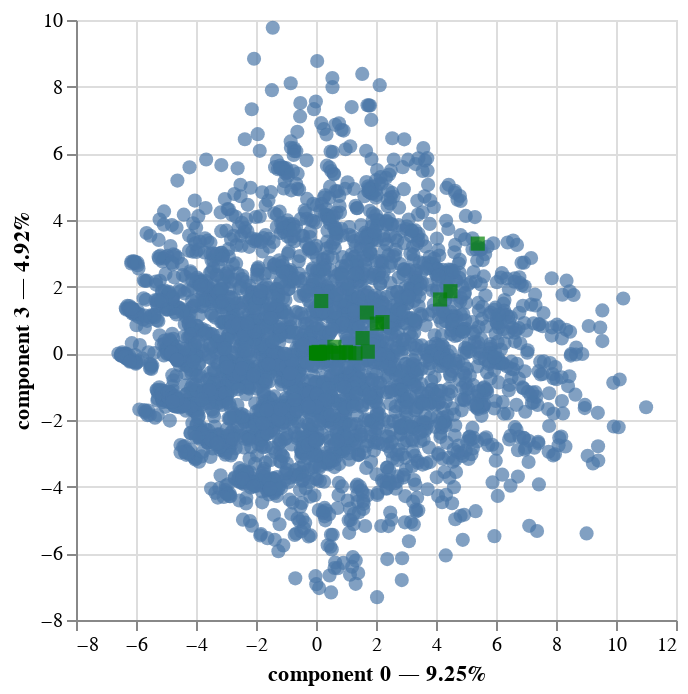

The notebook cell saved with this chart:
### Code cell
famd.plot(
    df_inter_pred,
    x_component=0,
    y_component=3
)

### Figure 1 — Vega-Lite specification as saved in the notebook (floating-point values rounded to 4 significant figures; data arrays with more than 128 entries replaced by an {"elided": "..."} marker saying what was removed)
{"config": {"view": {"continuousWidth": 300, "continuousHeight": 300}}, "layer": [{"data": {"name": "data-c1858d29d766f484a70f75b4bac29d45"}, "mark": {"type": "circle", "size": 50}, "encoding": {"tooltip": [{"field": "index", "type": "quantitative"}, {"field": "component 0", "type": "quantitative"}, {"field": "component 3", "type": "quantitative"}], "x": {"axis": {"title": "component 0 — 9.25%"}, "field": "component 0", "scale": {"zero": false}, "type": "quantitative"}, "y": {"axis": {"title": "component 3 — 4.92%"}, "field": "component 3", "scale": {"zero": false}, "type": "quantitative"}}, "name": "view_4"}, {"data": {"name": "data-04f0c63cd3973df22f0262b9effdc2c4"}, "mark": {"type": "square", "color": "green", "size": 50}, "encoding": {"tooltip": [{"field": "variable", "type": "nominal"}], "x": {"field": "component 0", "scale": {"zero": false}, "type": "quantitative"}, "y": {"field": "component 3", "scale": {"zero": false}, "type": "quantitative"}}}], "params": [{"name": "param_4", "select": {"type": "interval", "encodings": ["x", "y"]}, "bind": "scales", "views": ["view_4"]}], "$schema": "https://vega.github.io/schema/vega-lite/v5.16.3.json", "datasets": {"data-c1858d29d766f484a70f75b4bac29d45": {"elided": "3325 records"}, "data-04f0c63cd3973df22f0262b9effdc2c4": [{"variable": "female", "component 0": 0.01559, "component 1": 0.002328, "component 2": 0.0008869, "component 3": 0.01797, "component 4": 0.7598, "component 5": 0.04585, "component 6": 0.008827, "component 7": 0.1106, "component 8": 0.009247, "component 9": 0.002135, "component 10": 0.003966, "component 11": 0.2799, "component 12": 0.007276, "component 13": 0.05016, "component 14": 0.002816, "component 15": 0.002847, "component 16": 0.008235, "component 17": 0.01111, "component 18": 0.2479, "component 19": 0.008758, "component 20": 0.006503, "component 21": 0.09051, "component 22": 0.001749, "component 23": 0.1314, "component 24": 0.1207, "component 25": 0.0203, "component 26": 0.0006899, "component 27": 0.00342, "component 28": 0.01236, "component 29": 0.5643, "label": "female"}, {"variable": "education (in years)", "component 0": 0.9998, "component 1": 0.02143, "component 2": 0.02924, "component 3": 0.04289, "component 4": 0.09323, "component 5": 0.01452, "component 6": 0.01559, "component 7": 0.0003364, "component 8": 0.0002492, "component 9": 0.06307, "component 10": 0.01468, "component 11": 0.03165, "component 12": 0.1936, "component 13": 0.02183, "component 14": 0.02571, "component 15": 0.02743, "component 16": 0.0114, "component 17": 0.02761, "component 18": 0.07604, "component 19": 0.04789, "component 20": 0.1336, "component 21": 0.3659, "component 22": 0.0967, "component 23": 0.5197, "component 24": 0.08688, "component 25": 0.1067, "component 26": 0.04544, "component 27": 0.2281, "component 28": 0.1899, "component 29": 0.2272, "label": "education (in years)"}, {"variable": "household wealth (ihs)", "component 0": 0.7384, "component 1": 0.008884, "component 2": 0.06055, "component 3": 0.019, "component 4": 0.2277, "component 5": 0.006918, "component 6": 0.1356, "component 7": 0.00216, "component 8": 0.01785, "component 9": 0.07962, "component 10": 0.01504, "component 11": 0.02253, "component 12": 0.1489, "component 13": 0.0598, "component 14": 0.0555, "component 15": 0.001042, "component 16": 0.0001781, "component 17": 0.0002505, "component 18": 0.05692, "component 19": 0.02243, "component 20": 0.2667, "component 21": 0.4125, "component 22": 0.1171, "component 23": 0.02442, "component 24": 0.0002084, "component 25": 0.1727, "component 26": 0.02188, "component 27": 0.0004915, "component 28": 0.02477, "component 29": 0.1892, "label": "household wealth (ihs)"}, {"variable": "bmi", "component 0": 0.613, "component 1": 0.0458, "component 2": 0.04332, "component 3": 0.1952, "component 4": 5.66e-05, "component 5": 0.2203, "component 6": 0.0003098, "component 7": 0.01473, "component 8": 0.01885, "component 9": 0.0945, "component 10": 0.0829, "component 11": 0.01064, "component 12": 0.02355, "component 13": 0.04068, "component 14": 0.005628, "component 15": 0.006695, "component 16": 0.01154, "component 17": 0.01412, "component 18": 0.001159, "component 19": 0.007082, "component 20": 0.006129, "component 21": 0.02468, "component 22": 0.02097, "component 23": 0.01409, "component 24": 0.006186, "component 25": 0.1359, "component 26": 0.1421, "component 27": 0.1227, "component 28": 0.003708, "component 29": 0.8122, "label": "bmi"}, {"variable": "tract disadvantage", "component 0": 0.3215, "component 1": 0.008733, "component 2": 0.03061, "component 3": 0.01838, "component 4": 0.1116, "component 5": 0.009858, "component 6": 0.04649, "component 7": 0.004865, "component 8": 0.03606, "component 9": 0.06408, "component 10": 0.01518, "component 11": 0.07847, "component 12": 0.165, "component 13": 0.1121, "component 14": 0.02926, "component 15": 0.0009921, "component 16": 1.768e-05, "component 17": 0.004715, "component 18": 0.1675, "component 19": 0.07515, "component 20": 0.4234, "component 21": 0.9307, "component 22": 0.1211, "component 23": 0.006406, "component 24": 0.1306, "component 25": 0.02349, "component 26": 0.008519, "component 27": 0.001186, "component 28": 0.03033, "component 29": 0.06451, "label": "tract disadvantage"}, {"variable": "marital status", "component 0": 0.02153, "component 1": 5.05e-07, "component 2": 0.01013, "component 3": 0.006012, "component 4": 0.109, "component 5": 0.002668, "component 6": 0.3566, "component 7": 0.002399, "component 8": 0.0347, "component 9": 0.008136, "component 10": 0.001265, "component 11": 0.00693, "component 12": 0.01512, "component 13": 0.02255, "component 14": 0.03742, "component 15": 0.004044, "component 16": 0.007389, "component 17": 0.02065, "component 18": 0.03695, "component 19": 0.001994, "component 20": 0.06186, "component 21": 0.06565, "component 22": 0.002098, "component 23": 1.167, "component 24": 0.6407, "component 25": 0.08226, "component 26": 0.2222, "component 27": 0.01268, "component 28": 0.09861, "component 29": 0.07896, "label": "marital status"}, {"variable": "depressive symptoms", "component 0": 1.315, "component 1": 0.001323, "component 2": 0.06573, "component 3": 0.000338, "component 4": 0.2306, "component 5": 0.01185, "component 6": 0.6043, "component 7": 0.003757, "component 8": 0.001547, "component 9": 2.414e-05, "component 10": 0.08375, "component 11": 0.08682, "component 12": 0.002013, "component 13": 0.00302, "component 14": 0.003433, "component 15": 0.1427, "component 16": 0.01612, "component 17": 0.01061, "component 18": 0.02625, "component 19": 0.006473, "component 20": 0.05003, "component 21": 0.1877, "component 22": 0.02066, "component 23": 0.006839, "component 24": 0.1149, "component 25": 0.006906, "component 26": 5.635e-10, "component 27": 0.003992, "component 28": 0.004736, "component 29": 0.003457, "label": "depressive symptoms"}, {"variable": "adl limitations", "component 0": 1.111, "component 1": 0.006385, "component 2": 0.2025, "component 3": 0.01497, "component 4": 0.004757, "component 5": 0.02895, "component 6": 0.07814, "component 7": 0.04223, "component 8": 0.01288, "component 9": 0.0005967, "component 10": 0.03363, "component 11": 0.01394, "component 12": 0.01385, "component 13": 0.05285, "component 14": 0.001885, "component 15": 0.03271, "component 16": 0.01034, "component 17": 0.04365, "component 18": 0.1064, "component 19": 0.02533, "component 20": 0.0335, "component 21": 0.04177, "component 22": 0.0075, "component 23": 0.03331, "component 24": 0.06434, "component 25": 0.01883, "component 26": 0.03419, "component 27": 0.01852, "component 28": 0.01311, "component 29": 0.1756, "label": "adl limitations"}, {"variable": "living alone", "component 0": 0.07675, "component 1": 0.001062, "component 2": 0.01641, "component 3": 0.002974, "component 4": 0.011, "component 5": 0.008522, "component 6": 0.09141, "component 7": 0.004475, "component 8": 0.008078, "component 9": 0.005542, "component 10": 5.966e-05, "component 11": 0.02706, "component 12": 0.004226, "component 13": 0.0007633, "component 14": 0.0002116, "component 15": 0.00663, "component 16": 0.0008091, "component 17": 0.0637, "component 18": 0.002451, "component 19": 0.04473, "component 20": 0.002972, "component 21": 0.002959, "component 22": 0.01977, "component 23": 1.02, "component 24": 0.8296, "component 25": 0.2274, "component 26": 0.3373, "component 27": 0.05103, "component 28": 0.15, "component 29": 0.06545, "label": "living alone"}, {"variable": "race/ethnicity_0. NHW", "component 0": 0.3466, "component 1": 0.01168, "component 2": 0.1111, "component 3": 0.0488, "component 4": 0.1029, "component 5": 0.09251, "component 6": 0.004336, "component 7": 0.01351, "component 8": 0.09801, "component 9": 0.2707, "component 10": 0.04942, "component 11": 0.1197, "component 12": 0.3068, "component 13": 0.1531, "component 14": 0.1473, "component 15": 2.266e-06, "component 16": 0.01004, "component 17": 0.0002639, "component 18": 0.2833, "component 19": 0.101, "component 20": 0.9332, "component 21": 1.773, "component 22": 0.01721, "component 23": 0.009721, "component 24": 0.0004695, "component 25": 0.1501, "component 26": 6.448e-06, "component 27": 0.01137, "component 28": 0.269, "component 29": 0.04791, "label": "race/ethnicity_0. NHW"}, {"variable": "race/ethnicity_1. NHB", "component 0": 0.2289, "component 1": 0.04721, "component 2": 0.09035, "component 3": 0.003435, "component 4": 0.0213, "component 5": 0.06627, "component 6": 0.02559, "component 7": 0.00457, "component 8": 0.09754, "component 9": 0.08983, "component 10": 0.06475, "component 11": 0.1228, "component 12": 0.09311, "component 13": 0.07981, "component 14": 0.1069, "component 15": 1.89e-05, "component 16": 0.005705, "component 17": 0.006946, "component 18": 0.0939, "component 19": 0.006556, "component 20": 0.2844, "component 21": 0.5122, "component 22": 0.05643, "component 23": 1.351, "component 24": 0.07881, "component 25": 0.1528, "component 26": 0.1397, "component 27": 0.1551, "component 28": 0.04148, "component 29": 0.02598, "label": "race/ethnicity_1. NHB"}, {"variable": "race/ethnicity_2. Hispanic", "component 0": 0.08245, "component 1": 0.004075, "component 2": 0.01043, "component 3": 0.04452, "component 4": 0.04401, "component 5": 0.01224, "component 6": 0.005331, "component 7": 0.01203, "component 8": 0.009427, "component 9": 0.1196, "component 10": 0.001485, "component 11": 0.01127, "component 12": 0.1936, "component 13": 0.03377, "component 14": 0.03566, "component 15": 0.001572, "component 16": 0.02223, "component 17": 0.002868, "component 18": 0.1478, "component 19": 0.1619, "component 20": 0.405, "component 21": 0.98, "component 22": 0.0004589, "component 23": 1.245, "component 24": 0.1319, "component 25": 0.006787, "component 26": 0.002529, "component 27": 0.1127, "component 28": 0.2595, "component 29": 0.04466, "label": "race/ethnicity_2. Hispanic"}, {"variable": "race/ethnicity_3. Others", "component 0": 0.0002379, "component 1": 0.00207, "component 2": 0.004003, "component 3": 0.003831, "component 4": 0.02195, "component 5": 0.003532, "component 6": 0.0004011, "component 7": 0.00183, "component 8": 4.409e-05, "component 9": 0.009249, "component 10": 0.0002249, "component 11": 0.0002632, "component 12": 5.802e-05, "component 13": 0.00985, "component 14": 0.0006277, "component 15": 0.006741, "component 16": 0.0199, "component 17": 0.0008421, "component 18": 0.001552, "component 19": 0.009191, "component 20": 0.05694, "component 21": 0.02284, "component 22": 0.03674, "component 23": 0.001113, "component 24": 0.002598, "component 25": 0.003101, "component 26": 0.4926, "component 27": 0.01075, "component 28": 3.823, "component 29": 0.2724, "label": "race/ethnicity_3. Others"}, {"variable": "urbanicity_1. urban", "component 0": 0.1026, "component 1": 0.002414, "component 2": 0.01164, "component 3": 0.02219, "component 4": 0.003251, "component 5": 0.0069, "component 6": 0.0114, "component 7": 0.01738, "component 8": 0.01335, "component 9": 0.04752, "component 10": 0.01625, "component 11": 4.206e-05, "component 12": 0.03866, "component 13": 0.005067, "component 14": 0.1216, "component 15": 0.0001738, "component 16": 0.01943, "component 17": 0.01581, "component 18": 0.00935, "component 19": 0.01462, "component 20": 0.4603, "component 21": 0.2564, "component 22": 2.131, "component 23": 0.1646, "component 24": 0.3291, "component 25": 0.002411, "component 26": 1.369e-05, "component 27": 0.01968, "component 28": 0.2914, "component 29": 0.09805, "label": "urbanicity_1. urban"}, {"variable": "urbanicity_2. suurban (code 2)", "component 0": 0.06133, "component 1": 0.02213, "component 2": 1.316e-05, "component 3": 0.00278, "component 4": 3.985e-05, "component 5": 0.01458, "component 6": 0.001493, "component 7": 0.02201, "component 8": 1.981e-07, "component 9": 0.003187, "component 10": 0.002695, "component 11": 0.004039, "component 12": 0.1006, "component 13": 0.02599, "component 14": 0.01462, "component 15": 0.02119, "component 16": 0.001157, "component 17": 0.0002204, "component 18": 0.00903, "component 19": 0.00889, "component 20": 0.01904, "component 21": 0.01004, "component 22": 0.9655, "component 23": 0.2276, "component 24": 0.2177, "component 25": 1.059, "component 26": 0.4703, "component 27": 0.3633, "component 28": 0.1746, "component 29": 0.007272, "label": "urbanicity_2. suurban (code 2)"}, {"variable": "urbanicity_3. ex-urban", "component 0": 0.01653, "component 1": 0.04098, "component 2": 0.0165, "component 3": 0.0146, "component 4": 0.00358, "component 5": 0.0004821, "component 6": 0.02606, "component 7": 5.6e-05, "component 8": 0.01777, "component 9": 0.03885, "component 10": 0.03934, "component 11": 0.004856, "component 12": 0.006841, "component 13": 0.005676, "component 14": 0.08139, "component 15": 0.01617, "component 16": 0.03787, "component 17": 0.01717, "component 18": 0.04199, "component 19": 0.05392, "component 20": 0.423, "component 21": 0.4681, "component 22": 0.5306, "component 23": 8.512e-06, "component 24": 0.04309, "component 25": 0.9026, "component 26": 0.4559, "component 27": 0.5657, "component 28": 0.04671, "component 29": 0.07787, "label": "urbanicity_3. ex-urban"}, {"variable": "census division_Northeast", "component 0": 4.182e-06, "component 1": 0.004132, "component 2": 0.02799, "component 3": 0.02026, "component 4": 0.0003606, "component 5": 0.002793, "component 6": 0.001866, "component 7": 0.003687, "component 8": 0.001612, "component 9": 0.01143, "component 10": 0.01581, "component 11": 0.0001311, "component 12": 0.009063, "component 13": 0.00319, "component 14": 0.0004769, "component 15": 0.0007729, "component 16": 0.01355, "component 17": 0.02369, "component 18": 0.005335, "component 19": 0.004063, "component 20": 0.02284, "component 21": 0.0014, "component 22": 0.2081, "component 23": 0.1694, "component 24": 0.004994, "component 25": 0.1196, "component 26": 1.384, "component 27": 1.505, "component 28": 0.4111, "component 29": 0.01451, "label": "census division_Northeast"}, {"variable": "census division_Midwest", "component 0": 0.005208, "component 1": 0.000146, "component 2": 0.01828, "component 3": 0.0002197, "component 4": 2.34e-05, "component 5": 4.729e-05, "component 6": 0.0187, "component 7": 0.006874, "component 8": 0.002498, "component 9": 0.05031, "component 10": 0.005149, "component 11": 0.001195, "component 12": 0.03508, "component 13": 0.03101, "component 14": 0.0529, "component 15": 0.01565, "component 16": 0.02239, "component 17": 0.001126, "component 18": 0.02004, "component 19": 0.1077, "component 20": 0.1906, "component 21": 0.8296, "component 22": 0.0008724, "component 23": 0.02099, "component 24": 0.4745, "component 25": 0.8032, "component 26": 0.3055, "component 27": 0.5615, "component 28": 0.02382, "component 29": 0.2844, "label": "census division_Midwest"}, {"variable": "census division_South", "component 0": 0.1199, "component 1": 0.0002903, "component 2": 0.03427, "component 3": 0.009022, "component 4": 0.004689, "component 5": 0.0001714, "component 6": 0.004851, "component 7": 0.0003682, "component 8": 0.01439, "component 9": 0.006745, "component 10": 0.01235, "component 11": 0.004111, "component 12": 0.01374, "component 13": 0.02826, "component 14": 8.444e-05, "component 15": 0.002951, "component 16": 0.00994, "component 17": 0.03855, "component 18": 0.01831, "component 19": 0.03258, "component 20": 0.003803, "component 21": 0.3199, "component 22": 1.217, "component 23": 0.04121, "component 24": 1.327, "component 25": 0.1374, "component 26": 0.417, "component 27": 0.000878, "component 28": 0.1775, "component 29": 0.05059, "label": "census division_South"}, {"variable": "census division_West", "component 0": 0.1199, "component 1": 0.0004793, "component 2": 0.05016, "component 3": 7.179e-05, "component 4": 0.008925, "component 5": 0.001362, "component 6": 0.0005237, "component 7": 0.003453, "component 8": 0.003396, "component 9": 0.00207, "component 10": 0.002423, "component 11": 0.002621, "component 12": 0.01899, "component 13": 0.000946, "component 14": 0.06306, "component 15": 0.008166, "component 16": 0.03214, "component 17": 0.02003, "component 18": 0.00234, "component 19": 0.0335, "component 20": 0.1656, "component 21": 0.09551, "component 22": 0.8402, "component 23": 0.5696, "component 24": 0.3719, "component 25": 0.04007, "component 26": 0.6627, "component 27": 0.08994, "component 28": 0.01512, "component 29": 0.539, "label": "census division_West"}, {"variable": "diabetes", "component 0": 2.218, "component 1": 0.1124, "component 2": 0.05242, "component 3": 0.9386, "component 4": 0.1869, "component 5": 0.7385, "component 6": 0.3751, "component 7": 0.199, "component 8": 0.02474, "component 9": 1.053, "component 10": 0.05, "component 11": 0.001303, "component 12": 0.06706, "component 13": 0.2143, "component 14": 0.04923, "component 15": 0.1585, "component 16": 0.8152, "component 17": 1.424, "component 18": 0.02533, "component 19": 0.006535, "component 20": 0.02231, "component 21": 0.04595, "component 22": 8.088e-06, "component 23": 0.0003568, "component 24": 3.379e-05, "component 25": 0.001021, "component 26": 0.001618, "component 27": 5.72e-05, "component 28": 0.001319, "component 29": 0.002282, "label": "diabetes"}, {"variable": "drinking status", "component 0": 1.696, "component 1": 0.02459, "component 2": 0.4061, "component 3": 1.224, "component 4": 1.712, "component 5": 0.6053, "component 6": 0.3034, "component 7": 1.213, "component 8": 6.024, "component 9": 0.7506, "component 10": 0.1193, "component 11": 0.1593, "component 12": 1.235, "component 13": 0.3538, "component 14": 0.3274, "component 15": 1.66, "component 16": 0.01359, "component 17": 0.5324, "component 18": 0.1525, "component 19": 0.0683, "component 20": 0.007545, "component 21": 0.0471, "component 22": 0.01582, "component 23": 0.004081, "component 24": 0.003197, "component 25": 0.003955, "component 26": 6.881e-05, "component 27": 0.0001828, "component 28": 8.672e-05, "component 29": 0.0007947, "label": "drinking status"}, {"variable": "heart disease", "component 0": 1.552, "component 1": 0.006866, "component 2": 0.07932, "component 3": 0.4588, "component 4": 1.413, "component 5": 0.004511, "component 6": 0.3916, "component 7": 0.04581, "component 8": 0.01617, "component 9": 1.319, "component 10": 0.03435, "component 11": 0.04136, "component 12": 1.021, "component 13": 0.2065, "component 14": 0.9104, "component 15": 1.215, "component 16": 0.2114, "component 17": 0.1182, "component 18": 0.007594, "component 19": 0.03399, "component 20": 0.01308, "component 21": 0.08762, "component 22": 3.266e-05, "component 23": 8.111e-05, "component 24": 3.879e-05, "component 25": 3.321e-05, "component 26": 1.98e-05, "component 27": 8.194e-05, "component 28": 8.354e-05, "component 29": 1.531e-06, "label": "heart disease"}, {"variable": "hypertension", "component 0": 2.029, "component 1": 0.03342, "component 2": 0.01184, "component 3": 0.8929, "component 4": 0.6238, "component 5": 0.8398, "component 6": 0.1531, "component 7": 0.005534, "component 8": 0.02243, "component 9": 0.671, "component 10": 0.0004098, "component 11": 0.4462, "component 12": 0.1424, "component 13": 0.1124, "component 14": 0.0117, "component 15": 0.7837, "component 16": 1.102, "component 17": 0.9005, "component 18": 8.636e-05, "component 19": 0.002027, "component 20": 0.001203, "component 21": 0.02935, "component 22": 0.012, "component 23": 0.000991, "component 24": 9.955e-05, "component 25": 0.002415, "component 26": 0.0004896, "component 27": 0.0003799, "component 28": 5.207e-05, "component 29": 0.0007419, "label": "hypertension"}, {"variable": "light activity", "component 0": 4.137, "component 1": 8.783, "component 2": 3.046, "component 3": 1.616, "component 4": 0.3501, "component 5": 1.996, "component 6": 0.8618, "component 7": 2.935, "component 8": 1.178, "component 9": 0.8382, "component 10": 0.8333, "component 11": 1.432, "component 12": 1.94, "component 13": 2.436, "component 14": 1.047, "component 15": 0.1343, "component 16": 1.084, "component 17": 0.6025, "component 18": 2.138, "component 19": 2.044, "component 20": 0.1521, "component 21": 0.2974, "component 22": 0.004914, "component 23": 0.004149, "component 24": 0.002053, "component 25": 0.0009895, "component 26": 0.002375, "component 27": 2.334e-05, "component 28": 0.0008313, "component 29": 0.001161, "label": "light activity"}, {"variable": "moderate activity", "component 0": 5.392, "component 1": 10.12, "component 2": 4.007, "component 3": 3.292, "component 4": 0.3471, "component 5": 2.207, "component 6": 0.8689, "component 7": 0.2697, "component 8": 0.1642, "component 9": 0.2165, "component 10": 0.5655, "component 11": 0.282, "component 12": 1.228, "component 13": 2.636, "component 14": 1.173, "component 15": 0.421, "component 16": 1.06, "component 17": 0.9221, "component 18": 0.4689, "component 19": 2.845, "component 20": 1.072, "component 21": 0.4876, "component 22": 0.03305, "component 23": 0.003242, "component 24": 0.001607, "component 25": 0.001691, "component 26": 0.000782, "component 27": 0.001366, "component 28": 0.001257, "component 29": 0.001368, "label": "moderate activity"}, {"variable": "psychiatric conditions", "component 0": 0.7822, "component 1": 0.0008834, "component 2": 0.2456, "component 3": 0.008268, "component 4": 0.9757, "component 5": 0.01911, "component 6": 3.512, "component 7": 0.009087, "component 8": 0.1757, "component 9": 0.0206, "component 10": 0.7058, "component 11": 1.317, "component 12": 0.001028, "component 13": 0.1519, "component 14": 0.0107, "component 15": 0.8936, "component 16": 0.04093, "component 17": 0.04792, "component 18": 0.1438, "component 19": 0.002068, "component 20": 0.0005396, "component 21": 0.003717, "component 22": 0.0008855, "component 23": 0.004213, "component 24": 0.008269, "component 25": 0.0007969, "component 26": 0.0005663, "component 27": 0.0004347, "component 28": 0.0002363, "component 29": 6.142e-06, "label": "psychiatric conditions"}, {"variable": "smoking status", "component 0": 0.1744, "component 1": 0.07153, "component 2": 0.08756, "component 3": 1.569, "component 4": 3.527, "component 5": 1.685, "component 6": 2.797, "component 7": 0.5994, "component 8": 0.08366, "component 9": 0.3599, "component 10": 0.8821, "component 11": 2.139, "component 12": 1.15, "component 13": 0.3192, "component 14": 0.5476, "component 15": 1.531, "component 16": 0.2402, "component 17": 0.2341, "component 18": 0.00306, "component 19": 0.005358, "component 20": 0.01105, "component 21": 0.0244, "component 22": 0.001841, "component 23": 0.004771, "component 24": 0.0002922, "component 25": 0.0004314, "component 26": 0.0001883, "component 27": 0.0005177, "component 28": 0.0006206, "component 29": 0.001092, "label": "smoking status"}, {"variable": "stroke", "component 0": 1.726, "component 1": 0.01744, "component 2": 0.1767, "component 3": 0.04894, "component 4": 0.4814, "component 5": 0.1179, "component 6": 0.4739, "component 7": 0.3346, "component 8": 0.1859, "component 9": 1.36, "component 10": 1.184, "component 11": 0.1918, "component 12": 0.3599, "component 13": 0.001454, "component 14": 0.7684, "component 15": 0.548, "component 16": 0.3253, "component 17": 0.002884, "component 18": 0.4915, "component 19": 0.01009, "component 20": 0.005823, "component 21": 3.525e-05, "component 22": 8.49e-05, "component 23": 0.0003036, "component 24": 9.039e-05, "component 25": 0.001137, "component 26": 2.872e-05, "component 27": 0.0003199, "component 28": 0.0002294, "component 29": 1.239e-05, "label": "stroke"}, {"variable": "vigorous activity", "component 0": 4.482, "component 1": 5.869, "component 2": 2.504, "component 3": 1.863, "component 4": 0.4584, "component 5": 1.604, "component 6": 0.5019, "component 7": 3.167, "component 8": 1.382, "component 9": 0.5186, "component 10": 2.748, "component 11": 1.391, "component 12": 2.772, "component 13": 3.962, "component 14": 1.833, "component 15": 0.2187, "component 16": 0.6275, "component 17": 0.2982, "component 18": 1.96, "component 19": 0.247, "component 20": 0.573, "component 21": 0.1492, "component 22": 0.009346, "component 23": 0.004928, "component 24": 0.001534, "component 25": 0.001357, "component 26": 0.001025, "component 27": 0.0004803, "component 28": 0.0006222, "component 29": 0.0008501, "label": "vigorous activity"}]}}
